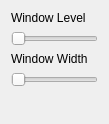
                  <widget class="QWidget" name="pgImage">
                   <property name="geometry">
                    <rect>
                     <x>0</x>
                     <y>0</y>
                     <width>109</width>
                     <height>124</height>
                    </rect>
                   </property>
                   <attribute name="label">
                    <string>Image</string>
                   </attribute>
                   <layout class="QVBoxLayout" name="verticalLayout_2">
                    <item>
                     <widget class="QLabel" name="label_16">
                      <property name="text">
                       <string>Window Level</string>
                      </property>
                     </widget>
                    </item>
                    <item>
                     <widget class="QSlider" name="horizontalSlider_2">
                      <property name="orientation">
                       <enum>Qt::Horizontal</enum>
                      </property>
                     </widget>
                    </item>
                    <item>
                     <widget class="QLabel" name="label_17">
                      <property name="text">
                       <string>Window Width</string>
                      </property>
                     </widget>
                    </item>
                    <item>
                     <widget class="QSlider" name="horizontalSlider_3">
                      <property name="orientation">
                       <enum>Qt::Horizontal</enum>
                      </property>
                     </widget>
                    </item>
                    <item>
                     <spacer name="verticalSpacer_8">
                      <property name="orientation">
                       <enum>Qt::Vertical</enum>
                      </property>
                      <property name="sizeHint" stdset="0">
                       <size>
                        <width>20</width>
                        <height>40</height>
                       </size>
                      </property>
                     </spacer>
                    </item>
                   </layout>
                  </widget>
